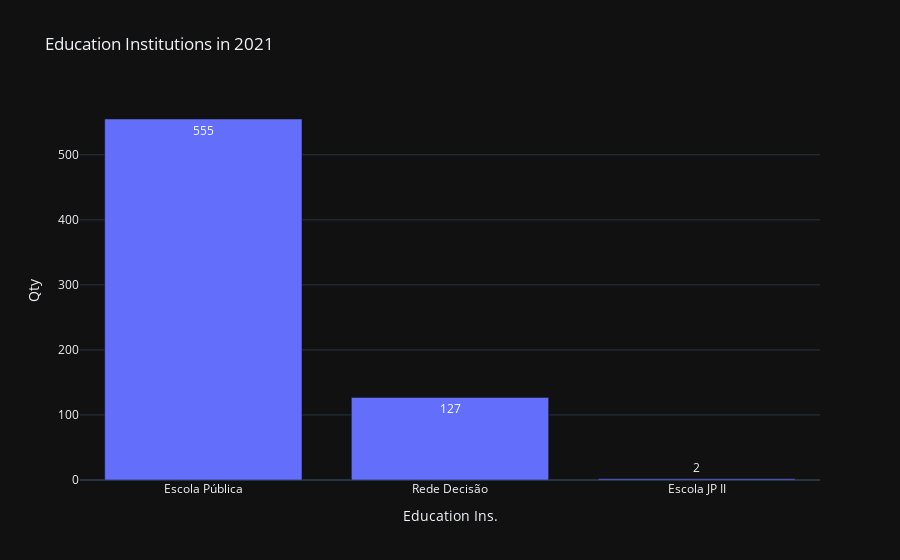

The cell this chart's notebook holds for it:
### Code cell
plot_bar(df_2021_cleaned, 'INSTITUICAO_ENSINO_ALUNO', 'Education Institutions in 2021', xaxis='Education Ins.')

### Figure 1 — Plotly figure (JSON) as saved in the notebook; plotly's stock layout.template omitted (floating-point values rounded to 4 significant figures)
{"data": [{"text": [555.0, 127.0, 2.0], "textposition": "auto", "x": ["Escola Pública", "Rede Decisão", "Escola JP II"], "y": [555, 127, 2], "type": "bar"}], "layout": {"xaxis": {"tickmode": "linear", "title": {"text": "Education Ins."}}, "title": {"text": "Education Institutions in 2021"}, "yaxis": {"title": {"text": "Qty"}}}}
